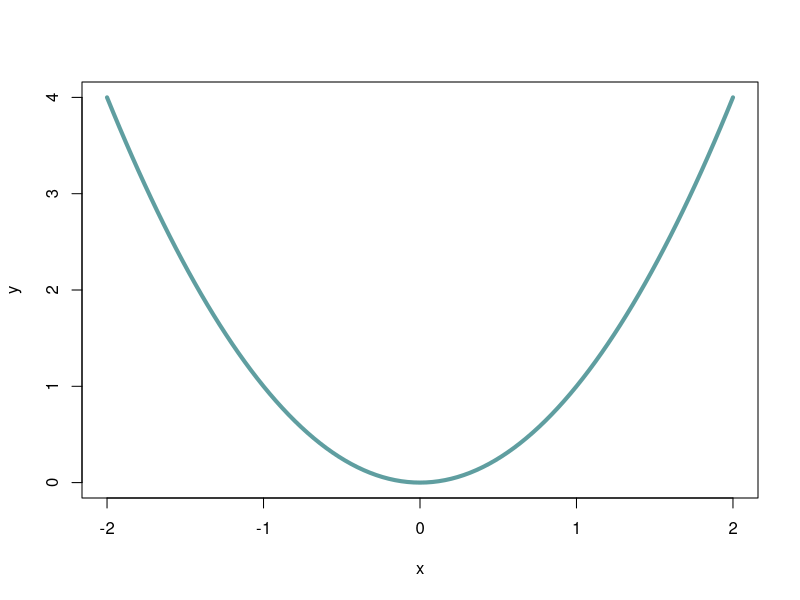
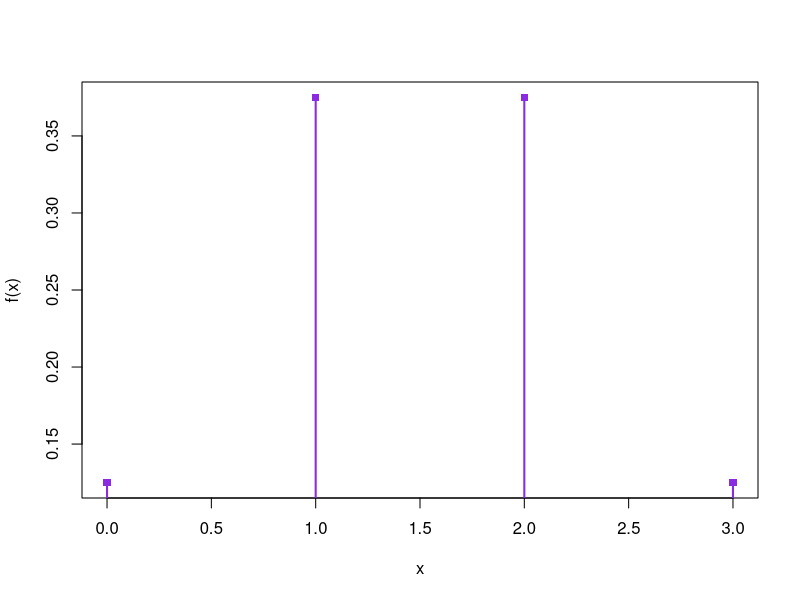
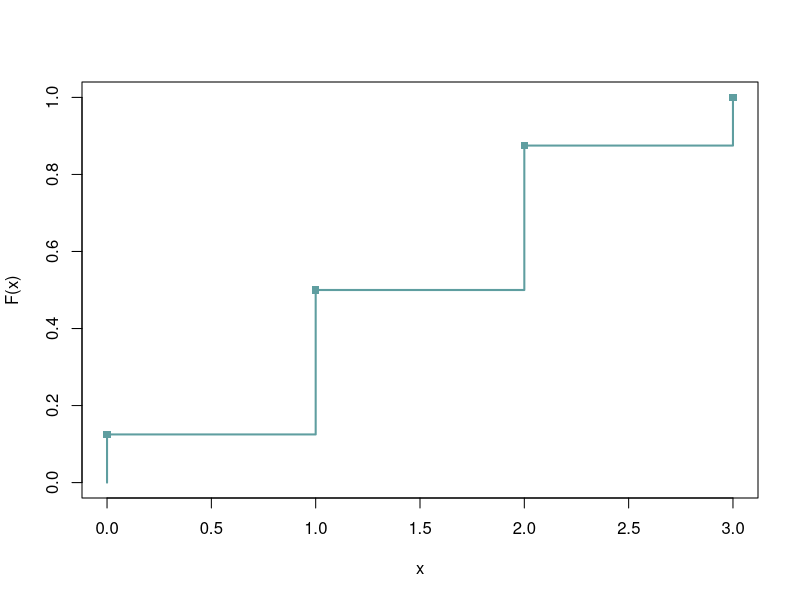
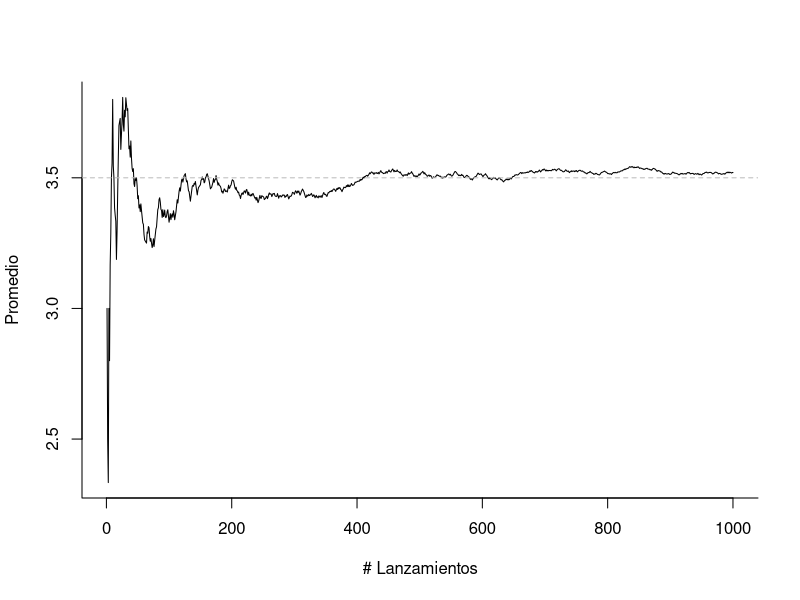
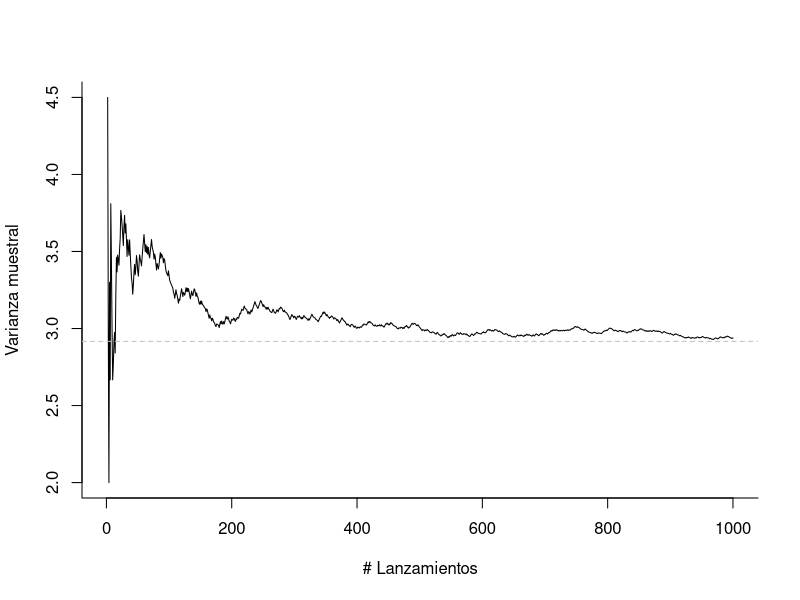
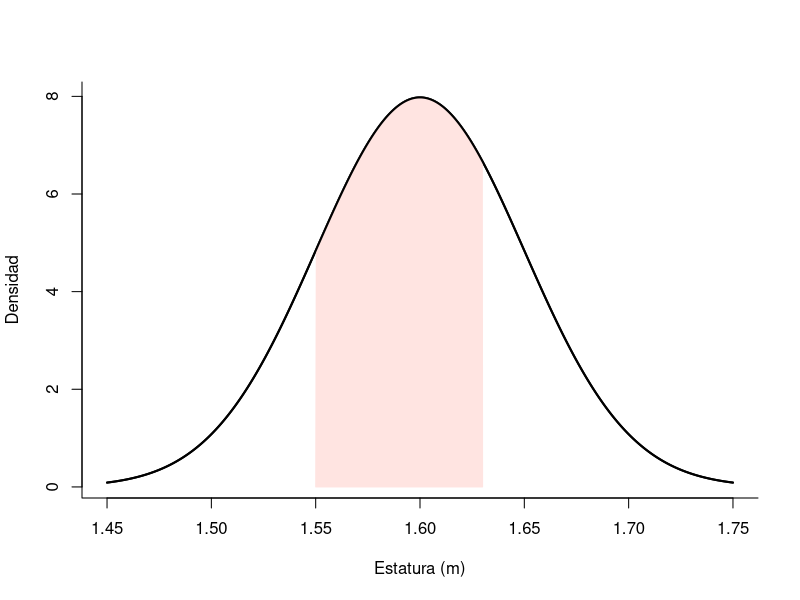
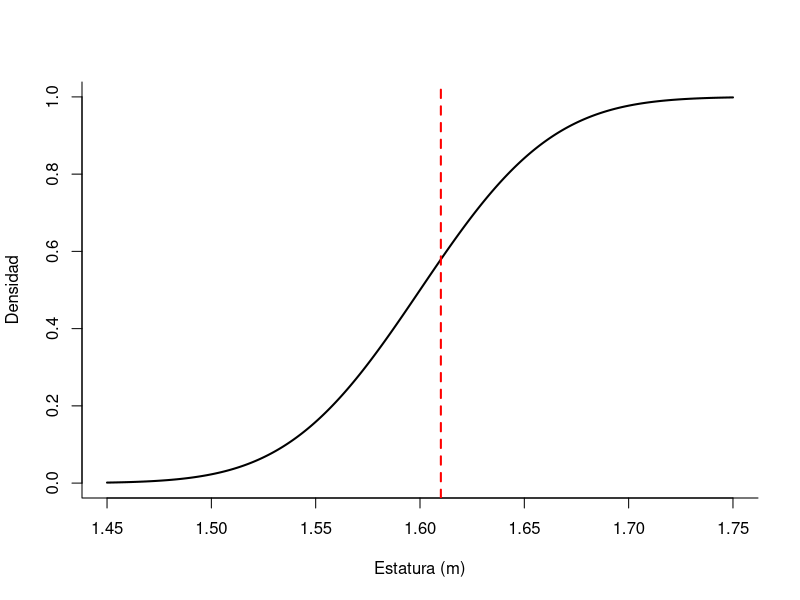

Reproduce these figures in R, in order.
## ---- chunk 1
cuadr <- function(x) x^2
curve(cuadr,-2,2,ylab="y",col="cadetblue",lwd=4)
## ---- chunk 2
# valores de la variable
x = 0:3
# f.m.p.
fx = c(1, 3, 3, 1)/8
# gráfico
plot(x = x, y = fx, xlab = "x", ylab = "f(x)", pch = 15, col = "blueviolet")
segments(x0 = x, y0 = 0, x1 = x, y1 = fx, lwd = 2, col = "blueviolet")
## ---- chunk 3
# valores de la variable
x <- 0:3
# f.m.p.
fx <- c(1, 3, 3, 1)/8
# f.d.a.
Fx <- cumsum(fx)
plot(x = c(0, x), y = c(0, Fx), type = "s", xlab = "x", ylab = "F(x)", col = "cadetblue", lwd = 2)
points(x, Fx, col = "cadetblue", pch = 15)
## ---- chunk 4
set.seed(1)
x <- sample.int(6,10,replace = T)
x
## ---- chunk 5
cumsum(x)/(1:10)
## ---- chunk 6
set.seed(1)
x <- sample.int(6,100,replace = T)
mean(x)
## ---- chunk 7
x <- sample.int(6,1000,replace = T)
x_bar <- cumsum(x)/(1:1000)
par(bty = "l")
plot(x_bar,type = "l",xlab = "# Lanzamientos",
     ylab = "Promedio")
abline(h = 3.5,lty = 2,col = "gray")
## ---- chunk 8
set.seed(1)
x <- sample.int(6,1000,replace = T)
x_var <- sapply(1:1000,\(k)(var(x[1:k])))
par(bty = "l")
plot(x_var,type = "l",xlab = "# Lanzamientos",
     ylab = "Varianza muestral")
abline(h = 2.916667,lty = 2,col = "gray")
## ---- chunk 9
#función de densidad
grid <- seq(from =1.45, to = 1.75, len = 1000)
plot(grid,dnorm(grid,mean=1.6,sd=0.05),type="l",lwd=2,xlab="Estatura (m)",ylab="Densidad")
grid_p <- grid[grid<1.63 & grid>1.55]
polygon(x = c(1.55,grid_p,1.63), y = c(0,dnorm(grid_p,mean=1.6,sd=0.05),0), col = "mistyrose", border = "mistyrose")
lines(grid,dnorm(grid,mean=1.6,sd=0.05),type="l",lwd=2)
## ---- chunk 10
pnorm(1.63,mean=1.6,sd=0.05)-pnorm(1.55,mean=1.6,sd=0.05)
## ---- chunk 11
#función de distribucion

grid <- seq(from =1.45, to = 1.75, len = 1000)
plot(grid,pnorm(grid,mean=1.6,sd=0.05),type="l",lwd=2,xlab="Estatura (m)",ylab="Densidad")
abline(v = 1.61, col = "red", lty = 2,lwd=2)

## ---- chunk 12
pnorm(1.61,mean=1.6,sd=0.05)
